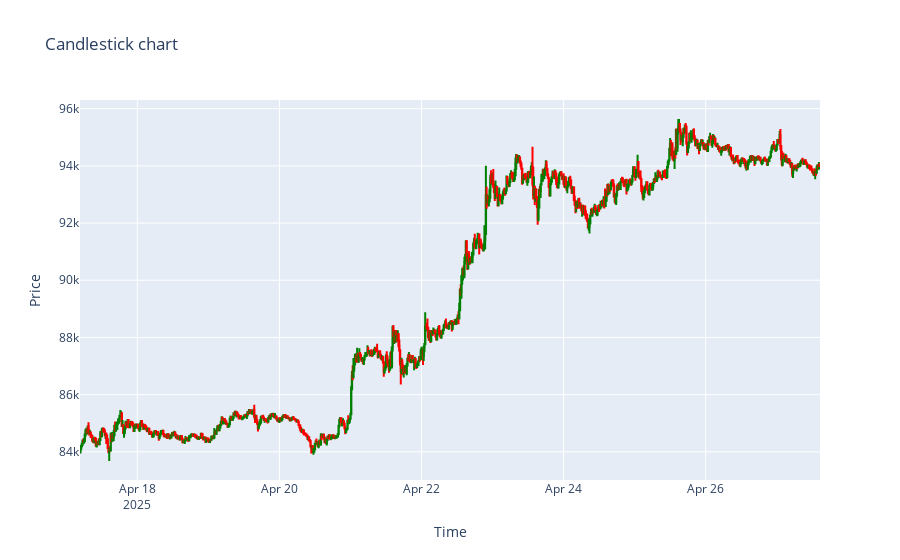

Notebook code for this chart:
### Code cell
# 繪製 Plotly K 線圖

fig = go.Figure(data=[go.Candlestick(
    x=kLine_df['time'],
    open=kLine_df['open'],
    high=kLine_df['high'],
    low=kLine_df['low'],
    close=kLine_df['close'],
    increasing_line_color='green',
    decreasing_line_color='red'
)])

fig.update_layout(
    title='Candlestick chart',
    xaxis_title='Time',
    yaxis_title='Price',
    xaxis_rangeslider_visible=False
)

fig.show()

### Figure 1 — Plotly figure (JSON) as saved in the notebook; plotly's stock layout.template omitted (floating-point values rounded to 4 significant figures; data arrays with more than 128 entries replaced by an {"elided": "..."} marker saying what was removed)
{"data": [{"close": {"elided": "1000 float values"}, "decreasing": {"line": {"color": "red"}}, "high": {"elided": "1000 float values"}, "increasing": {"line": {"color": "green"}}, "low": {"elided": "1000 float values"}, "open": {"elided": "1000 float values"}, "type": "candlestick", "x": {"elided": "1000 str values"}}], "layout": {"title": {"text": "Candlestick chart"}, "xaxis": {"rangeslider": {"visible": false}, "title": {"text": "Time"}}, "yaxis": {"title": {"text": "Price"}}}}
